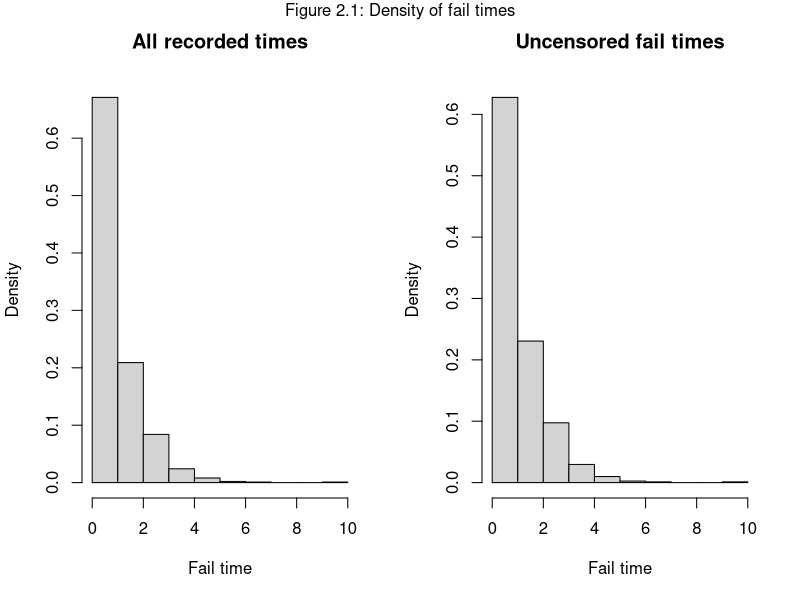
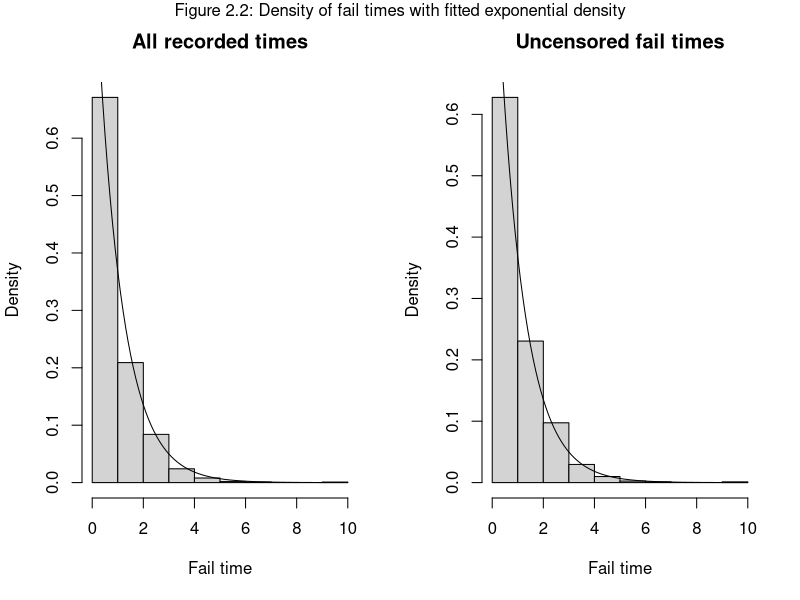

Write the R code that produced these figures, in order.
## ---- chunk 1
# Setup

library(magrittr)
library(dplyr)

df_prodfails <- read.csv("censoredproc.csv", sep = ";")
## ---- chunk 2
# Question 2.1

# Create plot grid
layout(mat=matrix(c(1,2), nrow = 1, byrow = T))

hist(df_prodfails$time,
     freq = F,
     main = "All recorded times",
     xlab = "Fail time")

hist(df_prodfails %>% filter(cens == 1) %>% extract2(1),
     freq=F,
     main = "Uncensored fail times",
     xlab = "Fail time")

# Set figure title
mtext("Figure 2.1: Density of fail times", side=3, outer=TRUE, line=-1)

## ---- chunk 3
# Question 2.5

lambda_estim <- 1 # place holder
x_seq <- seq(0, 10, 0.1)

# Create plot grid
layout(mat=matrix(c(1,2), nrow = 1, byrow = T))

# Create histogram of all recorded times
hist(df_prodfails$time,
     freq = F,
     main = "All recorded times",
     xlab = "Fail time")

# Add exponential density
points(x_seq, dexp(x_seq, rate=lambda_estim), type="l")

# Create a histogram of all uncensored times
hist(df_prodfails %>% filter(cens == 1) %>% extract2(1),
     freq=F,
     main = "Uncensored fail times",
     xlab = "Fail time")

# Add exponential density
points(x_seq, dexp(x_seq, rate=lambda_estim), type="l")

# Set figure title
mtext("Figure 2.2: Density of fail times with fitted exponential density",
      side=3, outer=TRUE, line=-1)

